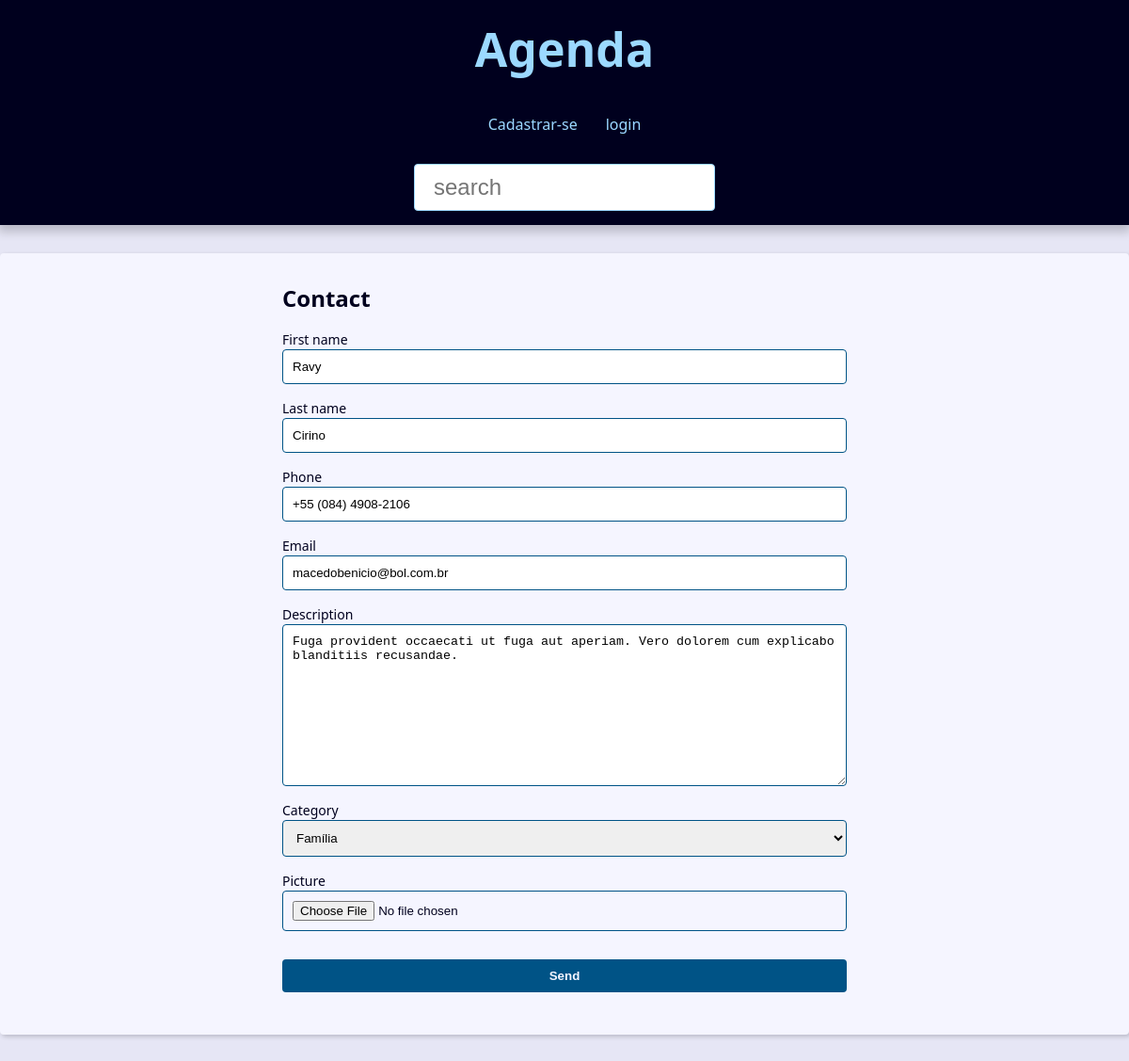
Page /contact/1001/update/ on the committed database.
### contact/models.py (models this page shows, shortened)
class Contact(models.Model):
    first_name = models.CharField(max_length=50)
    last_name = models.CharField(max_length=50)
    phone = models.CharField(max_length=50)
    email = models.EmailField(max_length=254, blank=True)
    created_date = models.DateTimeField(default=timezone.now)
    description = models.TextField(blank=True)
    show = models.BooleanField(default=True)
    picture = models.ImageField(upload_to='pictures/%Y/%M', blank=True)
    category = models.ForeignKey(Category, on_delete=models.SET_NULL,
    blank=True, null=True)
    owner = models.ForeignKey(User, on_delete=models.SET_NULL,
    blank=True, null=True)

### contact/views/contacts_forms.py (the view, shortened to what this page needs)
# urls.py: path('contact/<int:id_contact>/update/', contact_views.update, name='update'),
def update(request, id_contact):
    contact = get_object_or_404(
        Contact, pk=id_contact, show=True
    )
    form_action = reverse('update', args=(id_contact,))
    context = {
            'form': ContactForm( instance=contact),
            'form_action': form_action,
    }
    return render(
        request,
        'contacts/create.html',
        context,
)

### contact/forms.py (shortened to what this page needs)
class ContactForm(forms.ModelForm):
    picture = forms.ImageField(
        widget=forms.FileInput(
            attrs={
                'accept': 'image/*',
            }
        )
    )
    class Meta:
        model = models.Contact
        fields = (
            'first_name', 'last_name', 'phone',
            'email', 'description', 'category',
            'picture',
        )

### contact/models.py (called while the page is built)
    def __str__(self) -> str:
        return self.name

### contact/templates/contacts/create.html (shortened to what this page needs)
{% extends "global/index.html" %}
{% block content %}
<div class="form-wrapper">
  <h2>Contact</h2>
  <form
    action="{{ form_action }}"
    method="POST"
    enctype="multipart/form-data"
  >
  <div class="form-content">
    {% for field in form %}
        <div class="form-group">
          <label for="{{ field.id_for_label }}">{{ field.label }}</label>
          {{ field }}
        </div>
    {% endfor %}
</div>
      <div class="form-content">
        <div class="form-group">
          <button class="btn" type="submit">Send</button>
        </div>
      </div>
    </form>
  </div>
{% endblock content %}

### contact/static/css/style.css (style rules this page uses)
:root { --spacing: 1.5rem; --link-dark-color: rgb(0, 83, 134); --link-light-color: rgb(156, 217, 255); --clr-white: rgb(245, 245, 255); --clr-black: rgb(0, 0, 30); --clr-light-gray: rgb(230, 230, 245); --clr-dark-shadow-5: rgba(0, 0, 10, 5%); --clr-dark-shadow-10: rgba(0, 0, 10, 10%); --clr-dark-shadow-20: rgba(0, 0, 10, 20%); --clr-light-shadow-5: rgba(200, 200, 255, 5%); --clr-light-shadow-10: rgba(200, 200, 255, 10%); --clr-light-shadow-20: rgba(200, 200, 255, 20%); --main-page-width: 120rem; --table-min-width: 60rem; --biggest-font-size: 5rem; --bigger-font-size: 4rem; --big-font-size: 3.2rem; --medium-font-size: 2.4rem; --small-font-size: 1.6rem; --smaller-font-size: 1.4rem; --smallest-font-size: 1.2rem; --transition-fast: 300ms; --transition-medium: 600ms; --transition-slow: 1s; --default-border-radius: 4px; }
*, *::before, *::after { margin: 0; padding: 0; box-sizing: border-box; }
html { font-size: 62.5%; }
body { font-family: system-ui, -apple-system, BlinkMacSystemFont, 'Segoe UI', Roboto, Oxygen, Ubuntu, Cantarell, 'Open Sans', 'Helvetica Neue', sans-serif; line-height: 1.5; font-size: var(--small-font-size); color: var(--clr-black); -webkit-font-smoothing: antialiased; background: var(--clr-light-gray); }
.form-wrapper { max-width: 60rem; margin: var(--spacing) auto; }
.form-content { margin: var(--spacing) 0; }
.form-group { display: flex; flex-direction: column; padding-bottom: var(--spacing); }
.form-group input, .form-group textarea, .form-group select { padding: 1rem; border-radius: var(--default-border-radius); border: 1px solid var(--link-dark-color); }
.form-group label { font-size: var(--smaller-font-size); }
.btn { background-color: var(--link-dark-color); color: var(--clr-white); font-weight: bold; border: none; padding: 1rem 2rem; border-radius: var(--default-border-radius); cursor: pointer; transition: filter var(--transition-fast) ease-in-out; }

### rows in the picture
Contact: form "Ravy" "Cirino" "+55 (084) 4908-2106" "macedobenicio@bol.com.br" "Fuga provident occaecati ut fuga aut aperiam. Vero dolorem cum explicabo blanditiis recusandae." "Família"

### other values in the picture
{{ field.label }} "First name" "Last name" "Phone" "Email" "Description" "Category" "Picture"
